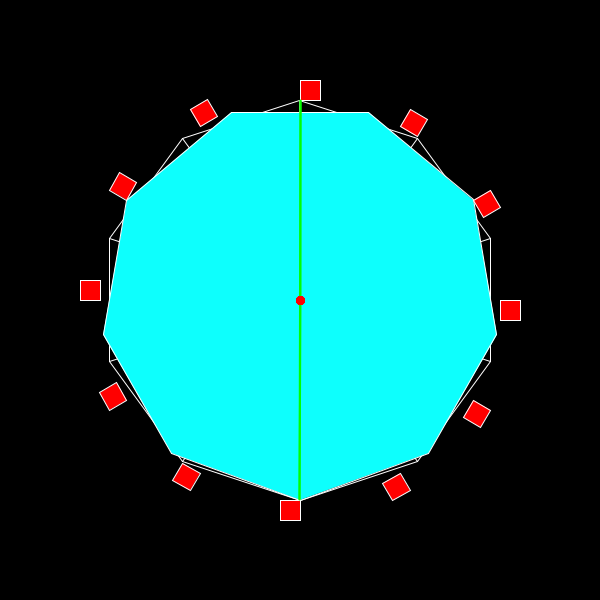
Frame 1 (no input)
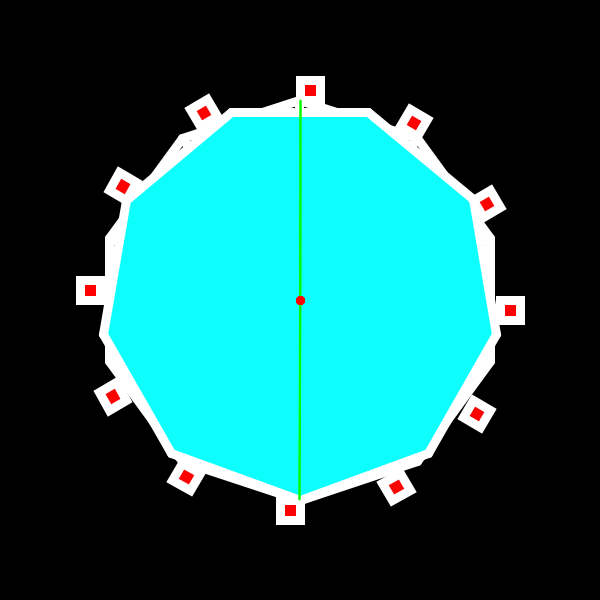
Frame 60 (the mouse pressed at the canvas centre just before this capture)
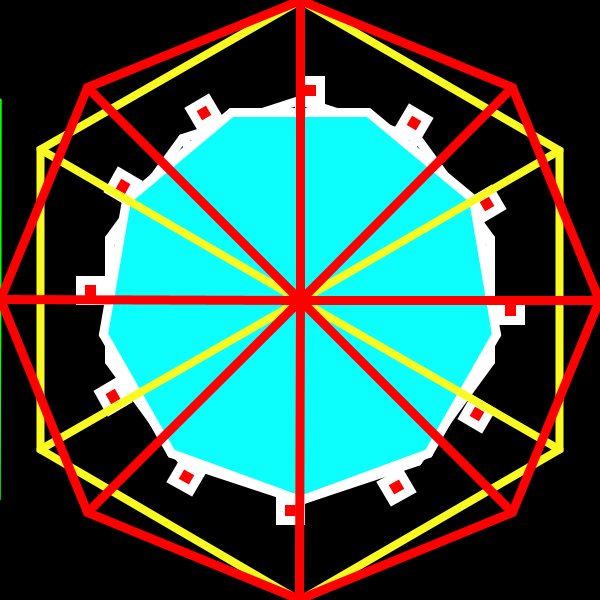
Frame 120 (the mouse held since frame 60 and released just before this capture)

The Processing sketch that drew these frames (run headless with seeded random() and noise(); from frame 60 on, the mouse is pressed at the canvas centre):

// Processing sketch: processing_14836
// ── processing_14836.pde

/*
    Program Name: Polygon's with shaperevolver
    Version: 1.0
 
    Copyright (C) < 2010 >  < Odgerel >
 
    This program is free software: you can redistribute it and/or modify
    it under the terms of the GNU General Public License as published by
    the Free Software Foundation, either version 3 of the License, or
    (at your option) any later version.
 
    This program is distributed in the hope that it will be useful,
    but WITHOUT ANY WARRANTY; without even the implied warranty of
    MERCHANTABILITY or FITNESS FOR A PARTICULAR PURPOSE.  See the
    GNU General Public License for more details.
 
    You should have received a copy of the GNU General Public License
    along with this program.  If not, see <http://www.gnu.org/licenses/>.
 
*/






void setup() {
  size(600, 600);
  smooth();
  frameRate(100);
}


void draw() {
  background(0);
  noFill();
  stroke(255);

  translate(height/2, width/2);
  polygon(0, 0, 10, 200);
  fill(13, 255, 253);
  polygon(0, 0, 9, 200);

  shapeRevolver(0, 0, 12, 200);

  rotate(radians(180));
  strokeWeight(8);
  noFill();
  stroke(249, 250, 33);
  polygon(0, 0, 6, mouseY);

  rotate(radians(360));
  strokeWeight(2);
  noFill();
  stroke(3, 255, 0);
  polygon(mouseX, 0, 2, 200);
 
   rotate(radians(360));
  strokeWeight(9);
  noFill();
  stroke(255,0,0);
  polygon(0, 0, 8, mouseX);
}




void shapeRevolver(int _x, int _y, int sides, float radius) {

  for ( int i = 0; i < 360; i += (360 / sides) ) {
    float x = _x + sin(radians(i)) * radius;
    float y = _y + cos(radians(i)) * radius;
    pushMatrix();
    translate(x, y);
    rotate(atan2(y - _y, x - _x));
    // draw your shape here
    fill(255, 0, 0);
    rect(0,0,20,20);
    //
    popMatrix();
  }
}




void polygon(int _x, int _y, int sides, float radius) {

  if (sides <= 0)
    sides = 1;

  beginShape();
  for ( int i = 0; i < 360; i += (360 / sides) ) {
    float x = _x + sin(radians(i)) * radius;
    float y = _y + cos(radians(i)) * radius;
    vertex(x, y);
    line(x, y, _x, _y);
    //    ellipse(x, y, 2, 2);
  }

  endShape(CLOSE);
  for ( int i = 0; i < 360; i += (360 / sides) ) {
    float x = _x + sin(radians(i)) * radius;
    float y = _y + cos(radians(i)) * radius;
    vertex(x, y);
  }
}
